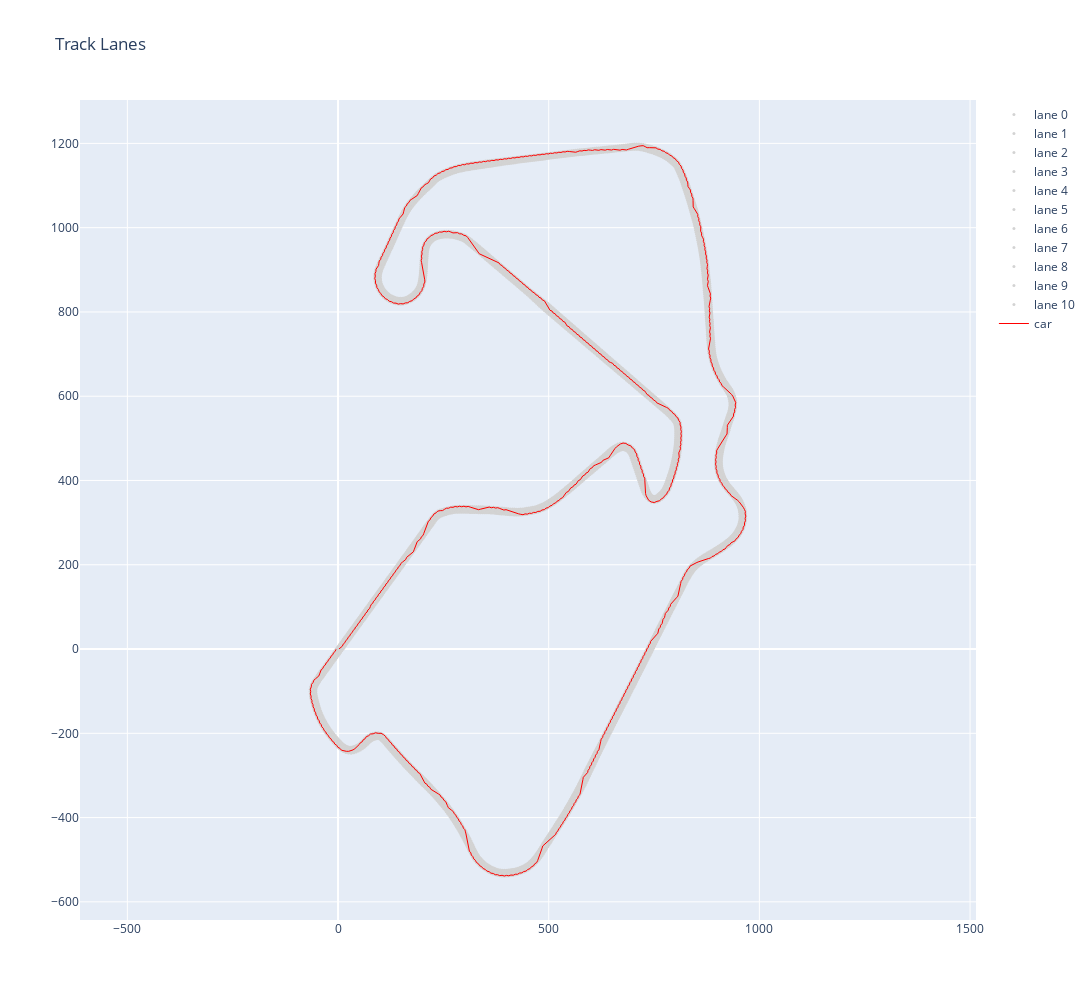

Here is the notebook cell this chart was saved with:
### Code cell
import plotly.graph_objects as go
fig = go.Figure()

for i in range(N_LANES):
    fig.add_trace(go.Scatter(
        x = track_df["x_lane" + str(i)].to_numpy(),
        y = track_df["y_lane" + str(i)].to_numpy(),
        mode = "markers",
        marker  = dict(size=3, color="lightgray"),
        name = "lane " + str(i)
    ))

x_coord_car = racing_stats.transpose()[1]
y_coord_car = racing_stats.transpose()[2]

fig.add_trace(go.Scatter(
    x=x_coord_car,
    y=y_coord_car,
    mode="lines",
    line=dict(color="red", width=1),
    name=f"car"
))

fig.update_layout(
    width=1200,
    height=1000,
    title="Track Lanes",
    xaxis=dict(scaleanchor="y", scaleratio=1),
)
fig.show()

### Figure 1 — Plotly figure (JSON) as saved in the notebook; plotly's stock layout.template omitted (floating-point values rounded to 4 significant figures; data arrays with more than 128 entries replaced by an {"elided": "..."} marker saying what was removed)
{"data": [{"marker": {"color": "lightgray", "size": 3}, "mode": "markers", "name": "lane 0", "type": "scatter", "x": {"elided": "1178 float values"}, "y": {"elided": "1178 float values"}}, {"marker": {"color": "lightgray", "size": 3}, "mode": "markers", "name": "lane 1", "type": "scatter", "x": {"elided": "1178 float values"}, "y": {"elided": "1178 float values"}}, {"marker": {"color": "lightgray", "size": 3}, "mode": "markers", "name": "lane 2", "type": "scatter", "x": {"elided": "1178 float values"}, "y": {"elided": "1178 float values"}}, {"marker": {"color": "lightgray", "size": 3}, "mode": "markers", "name": "lane 3", "type": "scatter", "x": {"elided": "1178 float values"}, "y": {"elided": "1178 float values"}}, {"marker": {"color": "lightgray", "size": 3}, "mode": "markers", "name": "lane 4", "type": "scatter", "x": {"elided": "1178 float values"}, "y": {"elided": "1178 float values"}}, {"marker": {"color": "lightgray", "size": 3}, "mode": "markers", "name": "lane 5", "type": "scatter", "x": {"elided": "1178 float values"}, "y": {"elided": "1178 float values"}}, {"marker": {"color": "lightgray", "size": 3}, "mode": "markers", "name": "lane 6", "type": "scatter", "x": {"elided": "1178 float values"}, "y": {"elided": "1178 float values"}}, {"marker": {"color": "lightgray", "size": 3}, "mode": "markers", "name": "lane 7", "type": "scatter", "x": {"elided": "1178 float values"}, "y": {"elided": "1178 float values"}}, {"marker": {"color": "lightgray", "size": 3}, "mode": "markers", "name": "lane 8", "type": "scatter", "x": {"elided": "1178 float values"}, "y": {"elided": "1178 float values"}}, {"marker": {"color": "lightgray", "size": 3}, "mode": "markers", "name": "lane 9", "type": "scatter", "x": {"elided": "1178 float values"}, "y": {"elided": "1178 float values"}}, {"marker": {"color": "lightgray", "size": 3}, "mode": "markers", "name": "lane 10", "type": "scatter", "x": {"elided": "1178 float values"}, "y": {"elided": "1178 float values"}}, {"line": {"color": "red", "width": 1}, "mode": "lines", "name": "car", "type": "scatter", "x": {"elided": "1178 float values"}, "y": {"elided": "1178 float values"}}], "layout": {"height": 1000, "title": {"text": "Track Lanes"}, "width": 1200, "xaxis": {"scaleanchor": "y", "scaleratio": 1}}}
